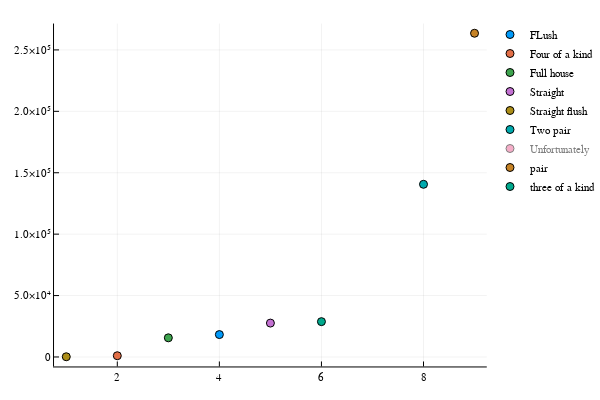

Source (notebook cell):
### Code cell
using Plots,StatsPlots

plotly()
@df df plot(
    :num,
    seriestype=:scatter,
    group = :classificaiton
)

### Figure 1 — Plotly figure (JSON) as saved in the notebook; plotly's stock layout.template omitted (floating-point values rounded to 4 significant figures)
{"data": [{"colorbar": {"title": {"text": ""}}, "legendgroup": "FLush", "marker": {"color": "rgba(0, 154, 250, 1.000)", "line": {"color": "rgba(0, 0, 0, 1)", "width": 1}, "size": 8, "symbol": "circle"}, "mode": "markers", "name": "FLush", "showlegend": true, "type": "scatter", "x": [4], "xaxis": "x", "y": [18237], "yaxis": "y", "zmax": null, "zmin": null}, {"colorbar": {"title": {"text": ""}}, "legendgroup": "Four of a kind", "marker": {"color": "rgba(227, 111, 71, 1.000)", "line": {"color": "rgba(0, 0, 0, 1)", "width": 1}, "size": 8, "symbol": "circle"}, "mode": "markers", "name": "Four of a kind", "showlegend": true, "type": "scatter", "x": [2], "xaxis": "x", "y": [1008], "yaxis": "y", "zmax": null, "zmin": null}, {"colorbar": {"title": {"text": ""}}, "legendgroup": "Full house", "marker": {"color": "rgba(62, 164, 78, 1.000)", "line": {"color": "rgba(0, 0, 0, 1)", "width": 1}, "size": 8, "symbol": "circle"}, "mode": "markers", "name": "Full house", "showlegend": true, "type": "scatter", "x": [3], "xaxis": "x", "y": [15598], "yaxis": "y", "zmax": null, "zmin": null}, {"colorbar": {"title": {"text": ""}}, "legendgroup": "Straight", "marker": {"color": "rgba(195, 113, 210, 1.000)", "line": {"color": "rgba(0, 0, 0, 1)", "width": 1}, "size": 8, "symbol": "circle"}, "mode": "markers", "name": "Straight", "showlegend": true, "type": "scatter", "x": [5], "xaxis": "x", "y": [27598], "yaxis": "y", "zmax": null, "zmin": null}, {"colorbar": {"title": {"text": ""}}, "legendgroup": "Straight flush", "marker": {"color": "rgba(172, 142, 24, 1.000)", "line": {"color": "rgba(0, 0, 0, 1)", "width": 1}, "size": 8, "symbol": "circle"}, "mode": "markers", "name": "Straight flush", "showlegend": true, "type": "scatter", "x": [1], "xaxis": "x", "y": [183], "yaxis": "y", "zmax": null, "zmin": null}, {"colorbar": {"title": {"text": ""}}, "legendgroup": "Two pair", "marker": {"color": "rgba(0, 170, 174, 1.000)", "line": {"color": "rgba(0, 0, 0, 1)", "width": 1}, "size": 8, "symbol": "circle"}, "mode": "markers", "name": "Two pair", "showlegend": true, "type": "scatter", "x": [8], "xaxis": "x", "y": [140590], "yaxis": "y", "zmax": null, "zmin": null}, {"colorbar": {"title": {"text": ""}}, "legendgroup": "Unfortunately", "marker": {"color": "rgba(237, 94, 147, 1.000)", "line": {"color": "rgba(0, 0, 0, 1)", "width": 1}, "size": 8, "symbol": "circle"}, "mode": "markers", "name": "Unfortunately", "showlegend": true, "type": "scatter", "visible": "legendonly", "x": [7], "xaxis": "x", "y": [104437], "yaxis": "y", "zmax": null, "zmin": null}, {"colorbar": {"title": {"text": ""}}, "legendgroup": "pair", "marker": {"color": "rgba(198, 130, 37, 1.000)", "line": {"color": "rgba(0, 0, 0, 1)", "width": 1}, "size": 8, "symbol": "circle"}, "mode": "markers", "name": "pair", "showlegend": true, "type": "scatter", "x": [9], "xaxis": "x", "y": [263571], "yaxis": "y", "zmax": null, "zmin": null}, {"colorbar": {"title": {"text": ""}}, "legendgroup": "three of a kind", "marker": {"color": "rgba(0, 169, 141, 1.000)", "line": {"color": "rgba(0, 0, 0, 1)", "width": 1}, "size": 8, "symbol": "circle"}, "mode": "markers", "name": "three of a kind", "showlegend": true, "type": "scatter", "x": [6], "xaxis": "x", "y": [28778], "yaxis": "y", "zmax": null, "zmin": null}], "layout": {"annotations": [], "height": 400, "legend": {"bgcolor": "rgba(255, 255, 255, 1.000)", "bordercolor": "rgba(0, 0, 0, 1)", "font": {"color": "rgba(0, 0, 0, 1)", "family": "sans-serif", "size": 11}, "tracegroupgap": 0, "x": 1, "y": 1}, "margin": {"b": 20, "l": 0, "r": 0, "t": 20}, "paper_bgcolor": "rgba(255, 255, 255, 1.000)", "plot_bgcolor": "rgba(255, 255, 255, 1.000)", "showlegend": true, "width": 600, "xaxis": {"anchor": "y", "domain": [0.1103, 0.9934], "gridcolor": "rgba(0, 0, 0, 0.1)", "gridwidth": 0.5, "linecolor": "rgba(0, 0, 0, 1)", "mirror": false, "range": [0.76, 9.24], "showgrid": true, "showline": true, "showticklabels": true, "tickangle": 0, "tickcolor": "rgb(0, 0, 0)", "tickfont": {"color": "rgba(0, 0, 0, 1)", "family": "sans-serif", "size": 11}, "tickmode": "array", "ticks": "inside", "ticktext": ["2", "4", "6", "8"], "tickvals": [2, 4, 6, 8], "title": {"font": {"color": "rgba(0, 0, 0, 1)", "family": "sans-serif", "size": 15}, "text": ""}, "type": "linear", "visible": true, "zeroline": false, "zerolinecolor": "rgba(0, 0, 0, 1)"}, "yaxis": {"anchor": "x", "domain": [0.03762, 0.9902], "gridcolor": "rgba(0, 0, 0, 0.1)", "gridwidth": 0.5, "linecolor": "rgba(0, 0, 0, 1)", "mirror": false, "range": [-7719.0, 271500.0], "showgrid": true, "showline": true, "showticklabels": true, "tickangle": 0, "tickcolor": "rgb(0, 0, 0)", "tickfont": {"color": "rgba(0, 0, 0, 1)", "family": "sans-serif", "size": 11}, "tickmode": "array", "ticks": "inside", "ticktext": ["0", "5.0×10⁴", "1.0×10⁵", "1.5×10⁵", "2.0×10⁵", "2.5×10⁵"], "tickvals": [0, 50000, 100000, 150000, 200000, 250000], "title": {"font": {"color": "rgba(0, 0, 0, 1)", "family": "sans-serif", "size": 15}, "text": ""}, "type": "linear", "visible": true, "zeroline": false, "zerolinecolor": "rgba(0, 0, 0, 1)"}}}
